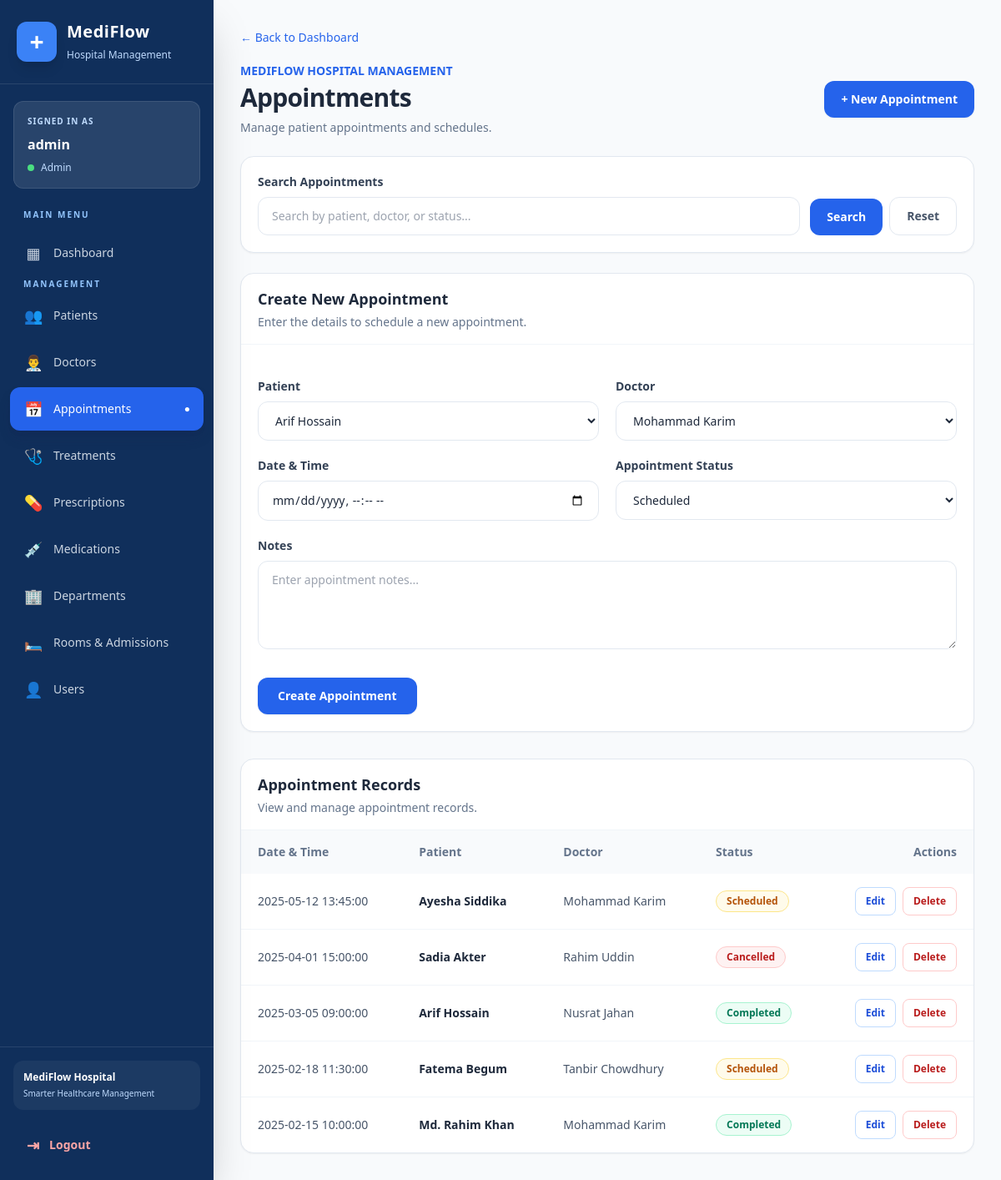
The page /dashboard/manage-appointments.php (signed in) on the database its author committed.
### tables this page shows
CREATE TABLE IF NOT EXISTS users (
  id INT AUTO_INCREMENT PRIMARY KEY,
  username VARCHAR(120) NOT NULL UNIQUE,
  email VARCHAR(190) NOT NULL UNIQUE,
  password_hash VARCHAR(255) NOT NULL,
  role ENUM('admin','doctor','patient') NOT NULL DEFAULT 'patient',
  linked_doctor_id INT NULL UNIQUE,
  linked_patient_id INT NULL UNIQUE,
  FOREIGN KEY (linked_doctor_id) REFERENCES doctors(id) ON DELETE SET NULL,
  FOREIGN KEY (linked_patient_id) REFERENCES patients(id) ON DELETE SET NULL
);

CREATE TABLE IF NOT EXISTS appointments (
  id INT AUTO_INCREMENT PRIMARY KEY,
  patient_id INT NOT NULL,
  doctor_id INT NOT NULL,
  appointment_date DATETIME NOT NULL,
  status ENUM('scheduled','completed','cancelled') NOT NULL DEFAULT 'scheduled',
  notes TEXT NULL,
  FOREIGN KEY (patient_id) REFERENCES patients(id) ON DELETE CASCADE,
  FOREIGN KEY (doctor_id) REFERENCES doctors(id) ON DELETE CASCADE
);

CREATE TABLE IF NOT EXISTS patients (
  id INT AUTO_INCREMENT PRIMARY KEY,
  first_name VARCHAR(100) NOT NULL,
  last_name VARCHAR(100) NOT NULL,
  gender ENUM('male','female','other') NULL,
  birthdate DATE NULL,
  phone VARCHAR(30) NULL,
  email VARCHAR(190) NULL,
  address VARCHAR(255) NULL
);

CREATE TABLE IF NOT EXISTS doctors (
  id INT AUTO_INCREMENT PRIMARY KEY,
  first_name VARCHAR(100) NOT NULL,
  last_name VARCHAR(100) NOT NULL,
  email VARCHAR(190) NOT NULL UNIQUE,
  phone VARCHAR(30) NULL,
  specialization VARCHAR(150) NULL,
  department_id INT NULL,
  FOREIGN KEY (department_id) REFERENCES departments(id) ON DELETE SET NULL
);

### dashboard/manage-appointments.php (the view, shortened to what the rows shown need)
<?php
require_once __DIR__ . '/../database.php';
$isDoctor = has_role(ROLE_DOCTOR);
$doctorId = null;
$doctorUnlinked = $isDoctor && !$doctorId;
$patients = patients_options();
$doctors  = doctors_options();
$editId = isset($_GET['edit']) ? (int)$_GET['edit'] : 0;
$editRow = $editId ? appointments_get($editId) : null;
$p = get_pagination_params(10);
if ($doctorUnlinked) {
  flash_add('error', 'Your account is not linked to a doctor profile. Please contact an administrator.');
  $rows = [];
  $pages = 1;
} elseif ($isDoctor && $doctorId !== null) {
  $data = appointments_list_for_doctor($doctorId, $p['q'], $p['limit'], $p['offset']);
  $rows = $data['rows'];
  $pages = (int) ceil(max(1, (int)$data['total']) / $p['per']);
} else {
  $data = appointments_list($p['q'], $p['limit'], $p['offset']);
  $rows = $data['rows'];
}
?>
<!doctype html>
<html>
<head>
  <script src="https://cdn.tailwindcss.com"></script>
</head>
<body class="min-h-screen bg-slate-50 text-slate-800">
    <?php include __DIR__ . '/sidebar.php'; ?>
    <main class="md:ml-64 min-h-screen p-4 sm:p-6 lg:p-8">
        <div class="mb-6">
            <div class="flex flex-col sm:flex-row sm:items-center sm:justify-between gap-4">
                <div>
                    <h1 class="text-3xl font-bold text-slate-800 tracking-tight">
                        Appointments
                    </h1>
                </div>
            </div>
        </div>
        <?php if (!($isDoctor && !$editRow)): ?>
            <section class="bg-white rounded-2xl border border-slate-200 shadow-sm overflow-hidden mb-8">
                <div class="px-5 py-4 border-b border-slate-100">
                    <h2 class="text-lg font-bold text-slate-800">
                        <?= $editRow ? 'Edit Appointment' : 'Create New Appointment' ?>
                    </h2>
                    <p class="text-sm text-slate-500 mt-1">
                        <?= $editRow
                            ? 'Update the appointment information below.'
                            : 'Enter the details to schedule a new appointment.' ?>
                    </p>
                </div>
                <form method="post" class="p-5 space-y-5">
                    <div class="grid grid-cols-1 md:grid-cols-2 xl:grid-cols-3 gap-5">
                        <div>
                            <label class="block text-sm font-semibold text-slate-700 mb-2">
                                Patient
                            </label>
                            <select
                                name="patient_id"
                                required
                                <?= $isDoctor ? 'disabled' : '' ?>
                                class="w-full rounded-xl border border-slate-200 px-4 py-3 text-sm bg-white outline-none focus:ring-2 focus:ring-blue-100 focus:border-blue-500">
                                <?php foreach ($patients as $patientOption): ?>
                                    <option
                                        value="<?= (int)$patientOption['id'] ?>"
                                        <?= $editRow && (int)$editRow['patient_id'] === (int)$patientOption['id'] ? 'selected' : '' ?>>
                                        <?= htmlspecialchars($patientOption['first_name'] . ' ' . $patientOption['last_name']) ?>
                                    </option>
                                <?php endforeach; ?>
                            </select>
                        </div>
                        <div>
                            <label class="block text-sm font-semibold text-slate-700 mb-2">
                                Doctor
                            </label>
                            <select
                                name="doctor_id"
                                required
                                <?= $isDoctor ? 'disabled' : '' ?>
                                class="w-full rounded-xl border border-slate-200 px-4 py-3 text-sm bg-white outline-none focus:ring-2 focus:ring-blue-100 focus:border-blue-500">
                                <?php foreach ($doctors as $doctorOption): ?>
                                    <option
                                        value="<?= (int)$doctorOption['id'] ?>"
                                        <?= $editRow && (int)$editRow['doctor_id'] === (int)$doctorOption['id'] ? 'selected' : '' ?>>
                                        <?= htmlspecialchars($doctorOption['first_name'] . ' ' . $doctorOption['last_name']) ?>
                                    </option>
                                <?php endforeach; ?>
                            </select>
                        </div>
                        <?php
                        $dtVal = '';
                        ?>
                        <div>
                            <label class="block text-sm font-semibold text-slate-700 mb-2">
                                Date & Time
                            </label>
                            <input
                                type="datetime-local"
                                name="appointment_date"
                                value="<?= htmlspecialchars($dtVal) ?>"
                                required
                                <?= $isDoctor ? 'disabled' : '' ?>
                                class="w-full rounded-xl border border-slate-200 px-4 py-3 text-sm outline-none focus:ring-2 focus:ring-blue-100 focus:border-blue-500"
                            >
                        </div>
                        <div>
                            <label class="block text-sm font-semibold text-slate-700 mb-2">
                                Appointment Status
                            </label>
                            <select
                                name="status"
                                class="w-full rounded-xl border border-slate-200 px-4 py-3 text-sm bg-white outline-none focus:ring-2 focus:ring-blue-100 focus:border-blue-500">
                                <?php foreach (['scheduled', 'completed', 'cancelled'] as $st): ?>
                                    <option
                                        value="<?= $st ?>"
                                        <?= ($editRow['status'] ?? 'scheduled') === $st ? 'selected' : '' ?>>
                                        <?= ucfirst($st) ?>
                                    </option>
                                <?php endforeach; ?>
                            </select>
                        </div>
                    </div>
                    <div>
                        <label class="block text-sm font-semibold text-slate-700 mb-2">
                            Notes
                        </label>
                        <textarea
                            name="notes"
                            rows="4"
                            placeholder="Enter appointment notes..."
                            class="w-full rounded-xl border border-slate-200 px-4 py-3 text-sm outline-none focus:ring-2 focus:ring-blue-100 focus:border-blue-500"><?= htmlspecialchars($editRow['notes'] ?? '') ?></textarea>
                    </div>
                    <div class="flex flex-wrap items-center gap-3 pt-2">
                        <button
                            type="submit"
                            class="px-6 py-3 rounded-xl bg-blue-600 text-white text-sm font-semibold shadow-sm hover:bg-blue-700 transition">
                            <?= $editRow ? 'Update Appointment' : 'Create Appointment' ?>
                        </button>
                    </div>
                </form>
            </section>
        <?php endif; ?>
        <section class="bg-white rounded-2xl border border-slate-200 shadow-sm overflow-hidden">
            <div class="px-5 py-4 border-b border-slate-100">
                <h2 class="text-lg font-bold text-slate-800">
                    Appointment Records
                </h2>
            </div>
            <div class="overflow-x-auto">
                <table class="min-w-full text-sm">
                    <thead class="bg-slate-50 text-slate-500">
                        <tr>
                            <th class="text-left px-5 py-4 font-semibold">
                                Date & Time
                            </th>
                            <th class="text-left px-5 py-4 font-semibold">
                                Patient
                            </th>
                            <?php if (!$isDoctor): ?>
                                <th class="text-left px-5 py-4 font-semibold">
                                    Doctor
                                </th>
                            <?php endif; ?>
                            <th class="text-left px-5 py-4 font-semibold">
                                Status
                            </th>
                            <th class="text-right px-5 py-4 font-semibold">
                                Actions
                            </th>
                        </tr>
                    </thead>
                    <tbody class="divide-y divide-slate-100">
                        <?php foreach ($rows as $r): ?>
                            <?php
                            $st = (string)($r['status'] ?? 'scheduled');
                            $badgeCls = 'inline-flex items-center px-3 py-1 rounded-full text-xs font-semibold border ';
                            if ($st === 'completed') {
                                $badgeCls .= 'border-emerald-200 bg-emerald-50 text-emerald-700';
                            } elseif ($st === 'cancelled') {
                                $badgeCls .= 'border-red-200 bg-red-50 text-red-700';
                            } else {
                                $badgeCls .= 'border-amber-200 bg-amber-50 text-amber-700';
                            }
                            ?>
                            <tr class="hover:bg-slate-50 transition">
                                <td class="px-5 py-4 text-slate-600 whitespace-nowrap">
                                    <?= htmlspecialchars($r['appointment_date']) ?>
                                </td>
                                <td class="px-5 py-4 font-semibold text-slate-800 whitespace-nowrap">
                                    <?= htmlspecialchars($r['pf'] . ' ' . $r['pl']) ?>
                                </td>
                                <?php if (!$isDoctor): ?>
                                    <td class="px-5 py-4 text-slate-600 whitespace-nowrap">
                                        <?= htmlspecialchars($r['df'] . ' ' . $r['dl']) ?>
                                    </td>
                                <?php endif; ?>
                                <td class="px-5 py-4 whitespace-nowrap">
                                    <span class="<?= $badgeCls ?>">
                                        <?= htmlspecialchars(ucfirst($st)) ?>
                                    </span>
                                </td>
                                <td class="px-5 py-4 text-right whitespace-nowrap">
                                    <div class="flex justify-end items-center gap-2">
                                        <a
                                            href="?edit=<?= (int)$r['id'] ?>"
                                            class="px-3 py-2 rounded-lg border border-blue-200 text-blue-700 text-xs font-semibold hover:bg-blue-50 transition">
                                            Edit
                                        </a>
                                        <?php if (!$isDoctor): ?>
                                            <form
                                                method="post"
                                                class="inline"
                                                onsubmit="return confirm('Delete appointment?')">
                                                <button
                                                    type="submit"
                                                    class="px-3 py-2 rounded-lg border border-red-200 text-red-700 text-xs font-semibold hover:bg-red-50 transition">
                                                    Delete
                                                </button>
                                            </form>
                                        <?php endif; ?>
                                    </div>
                                </td>
                            </tr>
                        <?php endforeach; ?>
                    </tbody>
                </table>
            </div>
        </section>
    </main>
</body>
</html>

### dashboard/sidebar.php (shortened to what the rows shown need)
<?php
$user = current_user();
$role = $user['role'] ?? ROLE_PATIENT;
?>
<div x-data="{ open: false }">
    <aside
        class="fixed inset-y-0 left-0 z-50 flex w-64 flex-col bg-[#102F5B] text-white shadow-2xl transition-transform duration-300"
        :class="open ? 'translate-x-0' : '-translate-x-full md:translate-x-0'">
        <div class="mx-4 mt-5 rounded-xl border border-white/10 bg-white/10 p-4">
            <p class="text-[10px] font-bold uppercase tracking-widest text-blue-200">
                Signed in as
            </p>
            <p class="mt-2 truncate font-semibold text-white">
                <?= htmlspecialchars($user['username'] ?? 'User') ?>
            </p>
            <div class="mt-2 flex items-center gap-2">
                <span class="h-2 w-2 rounded-full bg-green-400"></span>
                <span class="text-xs capitalize text-blue-200">
                    <?= htmlspecialchars($role) ?>
                </span>
            </div>
        </div>
    </aside>
</div>

### rows shown on the page
users: username "admin", role "Admin"
appointments: appointment_date "2025-05-12 13:45:00", patient.last_name "Ayesha Siddika", doctor.last_name "Mohammad Karim", status "Scheduled"
appointments: appointment_date "2025-04-01 15:00:00", patient.last_name "Sadia Akter", doctor.last_name "Rahim Uddin", status "Cancelled"
appointments: appointment_date "2025-03-05 09:00:00", patient.last_name "Arif Hossain", doctor.last_name "Nusrat Jahan", status "Completed"
appointments: appointment_date "2025-02-18 11:30:00", patient.last_name "Fatema Begum", doctor.last_name "Tanbir Chowdhury", status "Scheduled"
appointments: appointment_date "2025-02-15 10:00:00", patient.last_name "Md. Rahim Khan", doctor.last_name "Mohammad Karim", status "Completed"

### other values the page prints
$icon "▦ 👥 👨‍⚕️ 📅 🩺 💊 💉 🏢 🛏️ 👤"
$label "Dashboard Patients Doctors Appointments Treatments Prescriptions Medications Departments Rooms & Admissions Users"
form field patient_id "Arif Hossain"
form field doctor_id "Mohammad Karim"
form field status "Scheduled"
